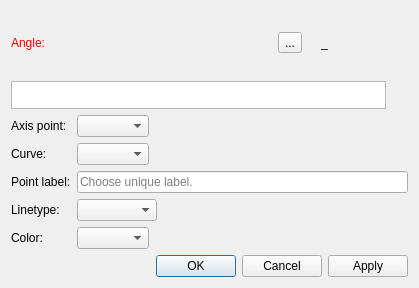
<?xml version="1.0" encoding="UTF-8"?>
<ui version="4.0">
 <class>DialogCurveIntersectAxis</class>
 <widget class="QDialog" name="DialogCurveIntersectAxis">
  <property name="geometry">
   <rect>
    <x>0</x>
    <y>0</y>
    <width>419</width>
    <height>288</height>
   </rect>
  </property>
  <property name="windowTitle">
   <string>Point intersect curve and axis</string>
  </property>
  <property name="windowIcon">
   <iconset resource="../../../vmisc/share/resources/icon.qrc">
    <normaloff>:/icon/64x64/icon64x64.png</normaloff>:/icon/64x64/icon64x64.png</iconset>
  </property>
  <layout class="QVBoxLayout" name="verticalLayout_4">
   <item>
    <layout class="QHBoxLayout" name="horizontalLayout_9">
     <item alignment="Qt::AlignLeft">
      <widget class="QLabel" name="labelEditFormula">
       <property name="sizePolicy">
        <sizepolicy hsizetype="Fixed" vsizetype="Preferred">
         <horstretch>0</horstretch>
         <verstretch>0</verstretch>
        </sizepolicy>
       </property>
       <property name="palette">
        <palette>
         <active>
          <colorrole role="WindowText">
           <brush brushstyle="SolidPattern">
            <color alpha="255">
             <red>255</red>
             <green>0</green>
             <blue>0</blue>
            </color>
           </brush>
          </colorrole>
         </active>
         <inactive>
          <colorrole role="WindowText">
           <brush brushstyle="SolidPattern">
            <color alpha="255">
             <red>255</red>
             <green>0</green>
             <blue>0</blue>
            </color>
           </brush>
          </colorrole>
         </inactive>
         <disabled>
          <colorrole role="WindowText">
           <brush brushstyle="SolidPattern">
            <color alpha="255">
             <red>159</red>
             <green>158</green>
             <blue>158</blue>
            </color>
           </brush>
          </colorrole>
         </disabled>
        </palette>
       </property>
       <property name="text">
        <string>Angle:</string>
       </property>
      </widget>
     </item>
     <item>
      <spacer name="horizontalSpacer_2">
       <property name="orientation">
        <enum>Qt::Horizontal</enum>
       </property>
       <property name="sizeHint" stdset="0">
        <size>
         <width>40</width>
         <height>20</height>
        </size>
       </property>
      </spacer>
     </item>
     <item alignment="Qt::AlignRight">
      <widget class="QToolButton" name="toolButtonExprAngle">
       <property name="toolTip">
        <string>Formula wizard</string>
       </property>
       <property name="text">
        <string notr="true">...</string>
       </property>
       <property name="icon">
        <iconset resource="../../../vmisc/share/resources/icon.qrc">
         <normaloff>:/icon/24x24/fx.png</normaloff>:/icon/24x24/fx.png</iconset>
       </property>
       <property name="iconSize">
        <size>
         <width>24</width>
         <height>24</height>
        </size>
       </property>
      </widget>
     </item>
     <item alignment="Qt::AlignRight">
      <widget class="QLabel" name="label_3">
       <property name="text">
        <string/>
       </property>
       <property name="pixmap">
        <pixmap resource="../../../vmisc/share/resources/icon.qrc">:/icon/24x24/equal.png</pixmap>
       </property>
      </widget>
     </item>
     <item alignment="Qt::AlignRight">
      <widget class="QLabel" name="labelResultCalculation">
       <property name="sizePolicy">
        <sizepolicy hsizetype="Fixed" vsizetype="Preferred">
         <horstretch>0</horstretch>
         <verstretch>0</verstretch>
        </sizepolicy>
       </property>
       <property name="minimumSize">
        <size>
         <width>87</width>
         <height>0</height>
        </size>
       </property>
       <property name="toolTip">
        <string>Value</string>
       </property>
       <property name="text">
        <string notr="true">_</string>
       </property>
      </widget>
     </item>
    </layout>
   </item>
   <item>
    <layout class="QHBoxLayout" name="horizontalLayout">
     <item>
      <widget class="QPlainTextEdit" name="plainTextEditFormula">
       <property name="sizePolicy">
        <sizepolicy hsizetype="Expanding" vsizetype="Preferred">
         <horstretch>0</horstretch>
         <verstretch>0</verstretch>
        </sizepolicy>
       </property>
       <property name="maximumSize">
        <size>
         <width>16777215</width>
         <height>28</height>
        </size>
       </property>
       <property name="baseSize">
        <size>
         <width>4</width>
         <height>0</height>
        </size>
       </property>
       <property name="toolTip">
        <string>Calculation</string>
       </property>
       <property name="tabChangesFocus">
        <bool>true</bool>
       </property>
       <property name="lineWrapMode">
        <enum>QPlainTextEdit::NoWrap</enum>
       </property>
      </widget>
     </item>
     <item>
      <widget class="QPushButton" name="pushButtonGrowLengthAngle">
       <property name="maximumSize">
        <size>
         <width>16</width>
         <height>16</height>
        </size>
       </property>
       <property name="toolTip">
        <string>&lt;html&gt;&lt;head/&gt;&lt;body&gt;&lt;p&gt;Show full calculation in message box&lt;/p&gt;&lt;/body&gt;&lt;/html&gt;</string>
       </property>
       <property name="text">
        <string notr="true"/>
       </property>
       <property name="icon">
        <iconset theme="go-down">
         <normaloff/>
        </iconset>
       </property>
       <property name="iconSize">
        <size>
         <width>16</width>
         <height>16</height>
        </size>
       </property>
       <property name="flat">
        <bool>true</bool>
       </property>
      </widget>
     </item>
    </layout>
   </item>
   <item>
    <layout class="QFormLayout" name="formLayout">
     <property name="fieldGrowthPolicy">
      <enum>QFormLayout::ExpandingFieldsGrow</enum>
     </property>
     <item row="0" column="0">
      <widget class="QLabel" name="label_4">
       <property name="sizePolicy">
        <sizepolicy hsizetype="Preferred" vsizetype="Preferred">
         <horstretch>0</horstretch>
         <verstretch>0</verstretch>
        </sizepolicy>
       </property>
       <property name="text">
        <string>Axis point:</string>
       </property>
      </widget>
     </item>
     <item row="0" column="1">
      <widget class="QComboBox" name="comboBoxAxisPoint">
       <property name="toolTip">
        <string/>
       </property>
      </widget>
     </item>
     <item row="1" column="0">
      <widget class="QLabel" name="label_5">
       <property name="sizePolicy">
        <sizepolicy hsizetype="Preferred" vsizetype="Preferred">
         <horstretch>0</horstretch>
         <verstretch>0</verstretch>
        </sizepolicy>
       </property>
       <property name="text">
        <string>Curve:</string>
       </property>
      </widget>
     </item>
     <item row="1" column="1">
      <widget class="QComboBox" name="comboBoxCurve"/>
     </item>
     <item row="2" column="0">
      <widget class="QLabel" name="labelEditNamePoint">
       <property name="sizePolicy">
        <sizepolicy hsizetype="Preferred" vsizetype="Preferred">
         <horstretch>0</horstretch>
         <verstretch>0</verstretch>
        </sizepolicy>
       </property>
       <property name="text">
        <string>Point label:</string>
       </property>
      </widget>
     </item>
     <item row="2" column="1">
      <widget class="QLineEdit" name="lineEditNamePoint">
       <property name="sizePolicy">
        <sizepolicy hsizetype="Expanding" vsizetype="Fixed">
         <horstretch>0</horstretch>
         <verstretch>0</verstretch>
        </sizepolicy>
       </property>
       <property name="toolTip">
        <string>Unique label</string>
       </property>
       <property name="placeholderText">
        <string>Choose unique label.</string>
       </property>
      </widget>
     </item>
     <item row="3" column="0">
      <widget class="QLabel" name="label_7">
       <property name="text">
        <string>Linetype:</string>
       </property>
      </widget>
     </item>
     <item row="3" column="1">
      <widget class="QComboBox" name="comboBoxLineType">
       <property name="minimumSize">
        <size>
         <width>80</width>
         <height>0</height>
        </size>
       </property>
       <property name="maximumSize">
        <size>
         <width>110</width>
         <height>16777215</height>
        </size>
       </property>
       <property name="iconSize">
        <size>
         <width>80</width>
         <height>14</height>
        </size>
       </property>
      </widget>
     </item>
     <item row="4" column="0">
      <widget class="QLabel" name="label">
       <property name="text">
        <string>Color:</string>
       </property>
      </widget>
     </item>
     <item row="4" column="1">
      <widget class="QComboBox" name="comboBoxLineColor"/>
     </item>
    </layout>
   </item>
   <item>
    <widget class="QDialogButtonBox" name="buttonBox">
     <property name="orientation">
      <enum>Qt::Horizontal</enum>
     </property>
     <property name="standardButtons">
      <set>QDialogButtonBox::Apply|QDialogButtonBox::Cancel|QDialogButtonBox::Ok</set>
     </property>
    </widget>
   </item>
  </layout>
 </widget>
 <tabstops>
  <tabstop>plainTextEditFormula</tabstop>
  <tabstop>pushButtonGrowLengthAngle</tabstop>
  <tabstop>comboBoxAxisPoint</tabstop>
  <tabstop>comboBoxCurve</tabstop>
  <tabstop>lineEditNamePoint</tabstop>
  <tabstop>comboBoxLineType</tabstop>
  <tabstop>buttonBox</tabstop>
 </tabstops>
 <resources>
  <include location="../../../vmisc/share/resources/icon.qrc"/>
 </resources>
 <connections>
  <connection>
   <sender>buttonBox</sender>
   <signal>accepted()</signal>
   <receiver>DialogCurveIntersectAxis</receiver>
   <slot>accept()</slot>
   <hints>
    <hint type="sourcelabel">
     <x>248</x>
     <y>254</y>
    </hint>
    <hint type="destinationlabel">
     <x>157</x>
     <y>274</y>
    </hint>
   </hints>
  </connection>
  <connection>
   <sender>buttonBox</sender>
   <signal>rejected()</signal>
   <receiver>DialogCurveIntersectAxis</receiver>
   <slot>reject()</slot>
   <hints>
    <hint type="sourcelabel">
     <x>316</x>
     <y>260</y>
    </hint>
    <hint type="destinationlabel">
     <x>286</x>
     <y>274</y>
    </hint>
   </hints>
  </connection>
 </connections>
</ui>
